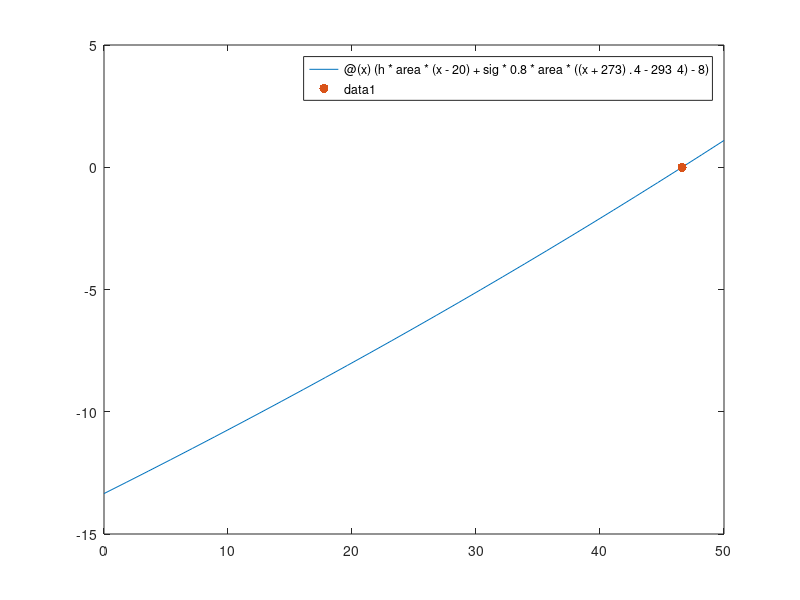

Here is the MATLAB script that generated this plot: (Note: this script raises an error after producing the figure.)
%% Clean Up
clear; close all; clc;

%% Problem 1

NuFunc = @(Ra, Pr)((0.825 + (0.387*Ra^(1/6)/(1 + (0.492/Pr)^(9/16))^(8/27)))^2);

Nu1 = NuFunc(9058816414, 5.42);

Nu2 = NuFunc(5695971703, 6.14);

NuFinal = NuFunc(6519556943, 5.888);


%% Problem 2
NuVert = NuFunc(17553683.18, 0.7275);

NuVert2 = NuFunc(18676991.09, 0.7275);



%% Problem 3
NuFuncSphere = @(Ra, Pr)((2 + (0.589*Ra^(1/4)/(1 + (0.469/Pr)^(9/16))^(4/9))));

NuFirst = NuFuncSphere(2628527.389, 0.7111);

NuNext = NuFuncSphere(2610346.1, 0.7111);



%% Problem 2 graphing
area = 0.2*0.15;
sig = 5.67 * 10^-8;

h = 4.793119;

funkyBoi = @(x)(h*area*(x - 20) + sig*0.8*area*((x+273).^4 - 293^4) - 8);

figure();
fplot(funkyBoi, [0 50]);
hold on
zero1 = fzero(funkyBoi, 45);

plot(zero1, 0, '.', 'markersize', 20);
yline(0, '--', 'color', 'r');

xlabel('Surface Temperature C');
ylabel('Heat Transfer W');

title('Vertical Plate');


%next part
h2 = 6.7001515;
funkyBoi2 = @(x)(h2*area*(x - 20) + sig*0.8*area*((x+273).^4 - 293^4) - 8);

figure();
fplot(funkyBoi2, [0 50]);
hold on
zero1 = fzero(funkyBoi2, 45);

plot(zero1, 0, '.', 'markersize', 20);
yline(0, '--', 'color', 'r');

xlabel('Surface Temperature C');
ylabel('Heat Transfer W');

title('Horizontal Plate Hot Side Up');


%next part
h3 = 3.347610;
funkyBoi3 = @(x)(h3*area*(x - 20) + sig*0.8*area*((x+273).^4 - 293^4) - 8);

figure();
fplot(funkyBoi3, [0 60]);
hold on
zero1 = fzero(funkyBoi3, 45);

plot(zero1, 0, '.', 'markersize', 20);
yline(0, '--', 'color', 'r');

xlabel('Surface Temperature C');
ylabel('Heat Transfer W');

title('Horizontal Plate Hot Side Down');
